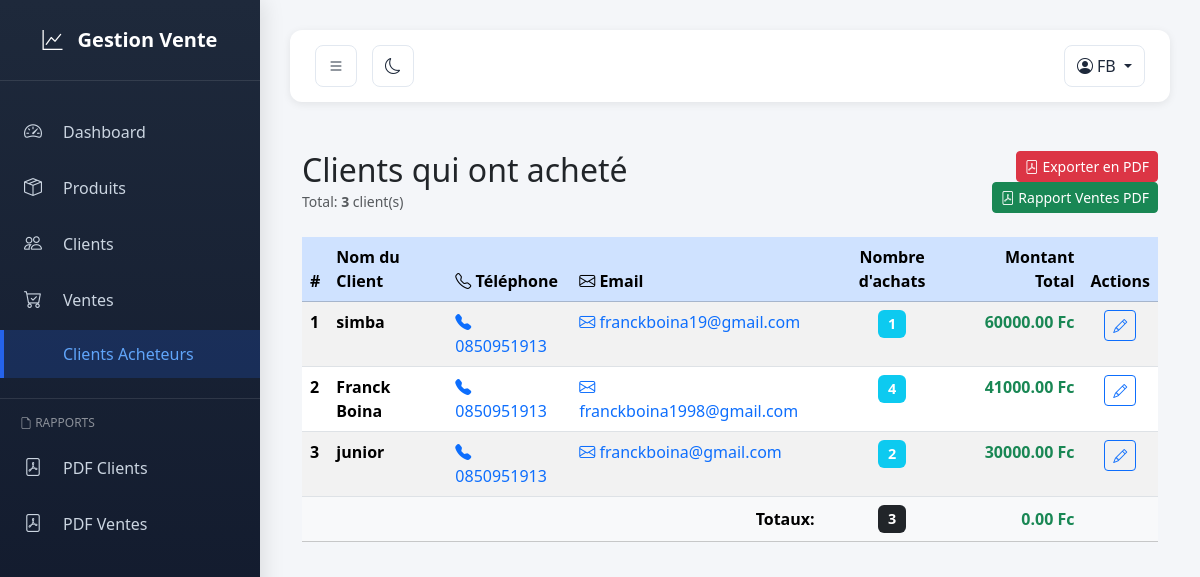
Screenshot of /clients-achetes/ (signed in) with the database file from the repository.
### vente/models.py (models this page shows, shortened)
class Client(models.Model):
    nom = models.CharField(max_length=150)
    email = models.EmailField(blank=True)
    telephone = models.CharField(max_length=30, blank=True)
    adresse = models.TextField(blank=True)

### vente/views.py (the view)
# urls.py: path('clients-achetes/', views.clients_ayant_achete, name='clients_achetes'),
@login_required
def clients_ayant_achete(request):
    clients_avec_achats = Client.objects.filter(
        vente__isnull=False
    ).distinct().annotate(
        nombre_achats=Count('vente'),
        montant_total=Sum('vente__total')
    ).order_by('-montant_total')
    context = {
        'clients': clients_avec_achats,
        'total_clients': clients_avec_achats.count(),
    }
    return render(request, 'vente/clients_achetes.html', context)

### vente/templates/vente/clients_achetes.html (shortened to what this page needs)
{% extends 'vente/base.html' %}
{% block content %}
<div class="container-fluid py-4">
    <div class="row mb-4">
        <div class="col-md-8">
            <h2 class="mb-0">
                 Clients qui ont acheté
            </h2>
            <small class="text-muted">Total: <strong>{{ total_clients }}</strong> client(s)</small>
        </div>
        <div class="col-md-4 text-end">
            <a href="{% url 'vente:exporter_clients_pdf' %}" class="btn btn-danger btn-sm">
                <i class="bi bi-file-pdf"></i> Exporter en PDF
            </a>
            <a href="{% url 'vente:exporter_ventes_pdf' %}" class="btn btn-success btn-sm">
                <i class="bi bi-file-pdf"></i> Rapport Ventes PDF
            </a>
        </div>
    </div>
    {% if clients %}
    <div class="table-responsive">
        <table class="table table-hover table-striped">
            <thead class="table-primary">
                <tr>
                    <th>#</th>
                    <th>Nom du Client</th>
                    <th><i class="bi bi-telephone"></i> Téléphone</th>
                    <th><i class="bi bi-envelope"></i> Email</th>
                    <th class="text-center">Nombre d'achats</th>
                    <th class="text-end">Montant Total</th>
                    <th class="text-center">Actions</th>
                </tr>
            </thead>
            <tbody>
                {% for client in clients %}
                <tr>
                    <td><strong>{{ forloop.counter }}</strong></td>
                    <td>
                        <strong>{{ client.nom }}</strong>
                    </td>
                    <td>
                        {% if client.telephone %}
                            <a href="tel:{{ client.telephone }}" class="text-decoration-none">
                                <i class="bi bi-telephone-fill"></i> {{ client.telephone }}
                            </a>
                        {% else %}
                            <span class="text-muted">-</span>
                        {% endif %}
                    </td>
                    <td>
                        {% if client.email %}
                            <a href="mailto:{{ client.email }}" class="text-decoration-none">
                                <i class="bi bi-envelope"></i> {{ client.email }}
                            </a>
                        {% else %}
                            <span class="text-muted">-</span>
                        {% endif %}
                    </td>
                    <td class="text-center">
                        <span class="badge bg-info">{{ client.nombre_achats }}</span>
                    </td>
                    <td class="text-end">
                        <strong class="text-success">{{ client.montant_total|floatformat:2 }} Fc</strong>
                    </td>
                    <td class="text-center">
                        <a href="{% url 'vente:modifier_client' client.pk %}" class="btn btn-sm btn-outline-primary">
                            <i class="bi bi-pencil"></i>
                        </a>
                    </td>
                </tr>
                {% endfor %}
            </tbody>
            <tfoot class="table-light">
                <tr>
                    <th colspan="4" class="text-end">Totaux:</th>
                    <th class="text-center">
                        <span class="badge bg-dark">
                            {{ clients|length }}
                        </span>
                    </th>
                    <th class="text-end">
                        <strong class="text-success">
                            {% with total_amount=0 %}
                                {{ total_amount|floatformat:2 }} Fc
                            {% endwith %}
                        </strong>
                    </th>
                    <th></th>
                </tr>
            </tfoot>
        </table>
    </div>
    {% else %}
    <div class="alert alert-info text-center py-5">
        <i class="bi bi-info-circle" style="font-size: 2rem;"></i>
        <p class="mt-3">Aucun client n'a effectué d'achat pour le moment.</p>
    </div>
    {% endif %}
</div>
{% endblock %}

### vente/templates/vente/base.html (shortened to what this page needs)
<!doctype html>
<html lang="fr">
<head>
  <link href="https://cdn.jsdelivr.net/npm/bootstrap@5.3.2/dist/css/bootstrap.min.css" rel="stylesheet">
  <link href="https://cdn.jsdelivr.net/npm/bootstrap-icons@1.11.3/font/bootstrap-icons.css" rel="stylesheet">
</head>
<body>
<div class="sidebar" id="sidebar">
  <div class="logo">
    <i class="bi bi-graph-up"></i>
    <span>Gestion Vente</span>
  </div>
  <div class="sidebar-nav">
    <a href="{% url 'vente:tableau_bord' %}" class="{% if request.resolver_match.url_name == 'tableau_bord' %}active{% endif %}">
      <i class="bi bi-speedometer2"></i> <span>Dashboard</span>
    </a>
    <a href="{% url 'vente:liste_produits' %}" class="{% if request.resolver_match.url_name == 'liste_produits' %}active{% endif %}">
      <i class="bi bi-box-seam"></i> <span>Produits</span>
    </a>
    <a href="{% url 'vente:liste_clients' %}" class="{% if request.resolver_match.url_name == 'liste_clients' %}active{% endif %}">
      <i class="bi bi-people"></i> <span>Clients</span>
    </a>
    <a href="{% url 'vente:liste_ventes' %}" class="{% if request.resolver_match.url_name == 'liste_ventes' %}active{% endif %}">
      <i class="bi bi-cart-check"></i> <span>Ventes</span>
    <a href="{% url 'vente:clients_achetes' %}" class="{% if request.resolver_match.url_name == 'clients_achetes' %}active{% endif %}">
       <span>Clients Acheteurs</span>
    </a>
    </a>
    <div style="border-top: 1px solid rgba(255,255,255,0.1); margin: 20px 0; padding-top: 15px;">
      <p style="padding: 0 20px; font-size: 12px; color: rgba(255,255,255,0.5); text-transform: uppercase; margin-bottom: 10px;">
        <i class="bi bi-file-earmark"></i> Rapports
      </p>
      <a href="{% url 'vente:exporter_clients_pdf' %}" class="text-decoration-none" style="color: #cbd5e1; padding: 12px 20px; display: flex; align-items: center; gap: 15px; transition: all 0.3s ease;">
        <i class="bi bi-file-pdf"></i> <span>PDF Clients</span>
      </a>
      <a href="{% url 'vente:exporter_ventes_pdf' %}" class="text-decoration-none" style="color: #cbd5e1; padding: 12px 20px; display: flex; align-items: center; gap: 15px; transition: all 0.3s ease;">
        <i class="bi bi-file-pdf"></i> <span>PDF Ventes</span>
      </a>
    </div>
  </div>
</div>
<div class="main-content">
  <div class="topbar">
    <div class="topbar-left">
      <button class="toggle-btn" onclick="toggleSidebar()" title="Toggle Sidebar">
        <i class="bi bi-list"></i>
      </button>
      <button class="toggle-btn" onclick="toggleDarkMode()" title="Toggle Dark Mode">
        <i class="bi bi-moon"></i>
      </button>
    </div>
    <div class="topbar-right">
      {% if user.is_authenticated %}
        <div class="dropdown">
          <button class="toggle-btn dropdown-toggle" data-bs-toggle="dropdown" title="Profile">
            <i class="bi bi-person-circle"></i> {{ user.username }}
          </button>
        </div>
      {% else %}
        <a href="{% url 'login' %}" class="toggle-btn">
          <i class="bi bi-box-arrow-in-right"></i> Connexion
        </a>
      {% endif %}
    </div>
  </div>
  {% block content %}{% endblock %}
</div>
</body>
</html>

### vente/templates/vente/base.html (style rules this page uses)
* { margin: 0; padding: 0; box-sizing: border-box; }
body { transition: all 0.3s ease; background-color: #f4f6f9; font-family: 'Segoe UI', Tahoma, Geneva, Verdana, sans-serif; }
.sidebar { width: 260px; height: 100vh; position: fixed; left: 0; top: 0; background: linear-gradient(180deg, #1e293b 0%, #0f172a 100%); color: white; transition: all 0.3s ease; overflow-x: hidden; overflow-y: auto; z-index: 1000; box-shadow: 4px 0 20px rgba(0, 0, 0, 0.1); }
.logo { font-size: 20px; font-weight: bold; padding: 25px 15px; text-align: center; border-bottom: 1px solid rgba(255, 255, 255, 0.1); display: flex; align-items: center; justify-content: center; gap: 10px; }
.logo span { margin-left: 5px; }
.sidebar-nav { padding: 20px 0; }
.sidebar a { color: #cbd5e1; text-decoration: none; padding: 12px 20px; display: flex; align-items: center; gap: 15px; transition: all 0.3s ease; border-left: 4px solid transparent; margin: 5px 0; }
.sidebar a.active { background-color: rgba(37, 99, 235, 0.2); color: #60a5fa; border-left-color: #2563eb; }
.sidebar a i { min-width: 24px; font-size: 18px; }
.main-content { margin-left: 260px; padding: 30px; transition: all 0.3s ease; min-height: 100vh; }
.topbar { background: white; padding: 15px 25px; border-radius: 12px; margin-bottom: 25px; display: flex; justify-content: space-between; align-items: center; box-shadow: 0 2px 8px rgba(0, 0, 0, 0.08); }
.topbar-left { display: flex; gap: 15px; align-items: center; }
.topbar-right { display: flex; gap: 20px; align-items: center; }
.toggle-btn { border: 1px solid #e2e8f0; background: white; color: #1e293b; border-radius: 8px; padding: 8px 12px; cursor: pointer; transition: all 0.3s ease; font-size: 16px; }

### vente/templates/vente/clients_achetes.html (style rules this page uses)
thead { background-color: #3498db; color: white; }
.badge { font-size: 0.9rem; padding: 0.4rem 0.6rem; }

### rows the page displays
Client: nom "simba", telephone "0850951913", email "franckboina19@gmail.com", nombre_achats "1", montant_total "60000.00"
Client: nom "Franck Boina", telephone "0850951913", email "franckboina1998@gmail.com", nombre_achats "4", montant_total "41000.00"
Client: nom "junior", telephone "0850951913", email "franckboina@gmail.com", nombre_achats "2", montant_total "30000.00"

### other values shown
{{ user.username }} "FB"
{{ total_clients }} "3"
{{ clients|length }} "3"
{{ total_amount|floatformat:2 }} "0.00"
